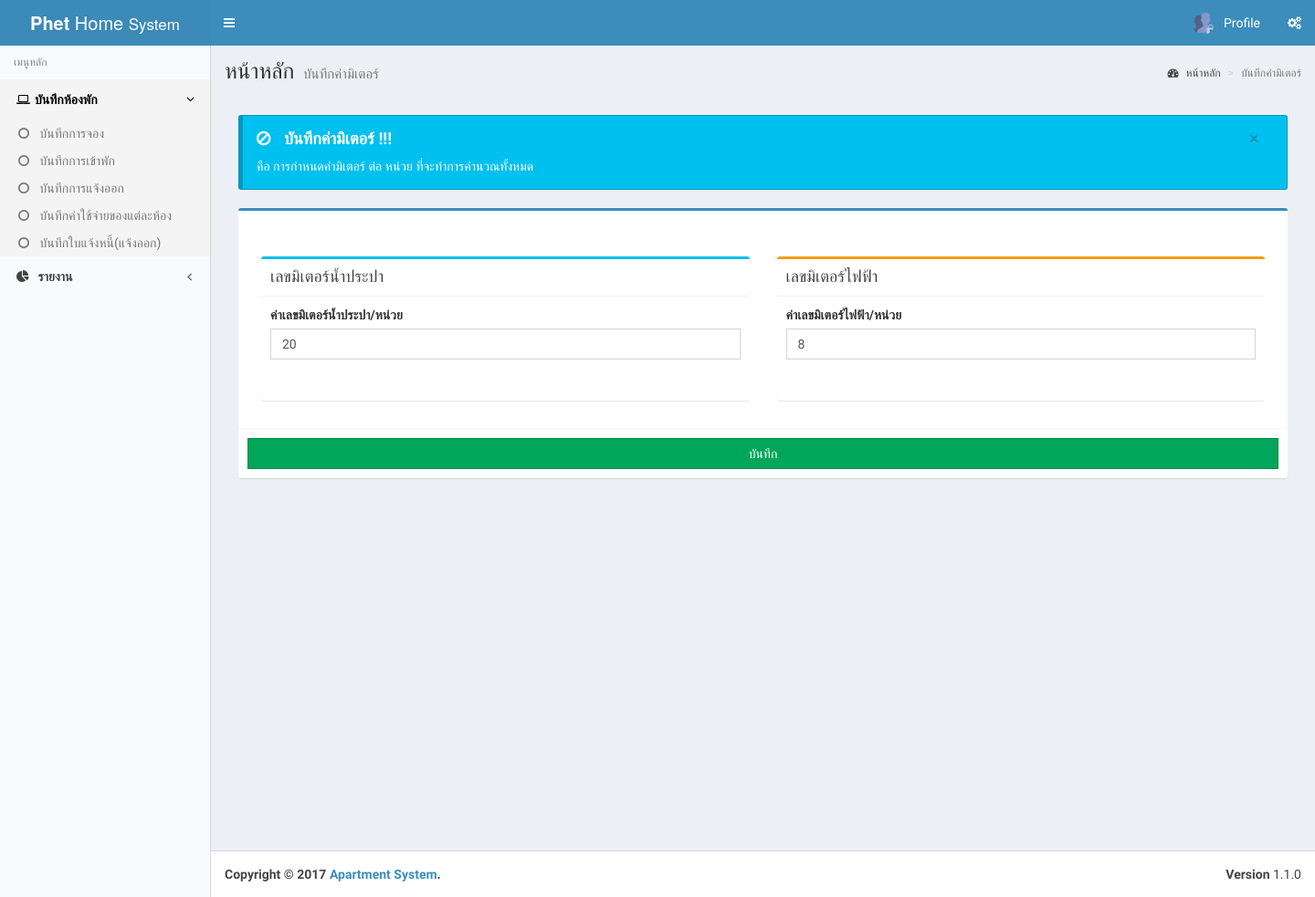
The app's page /CreateSupply.php (signed in), older data.
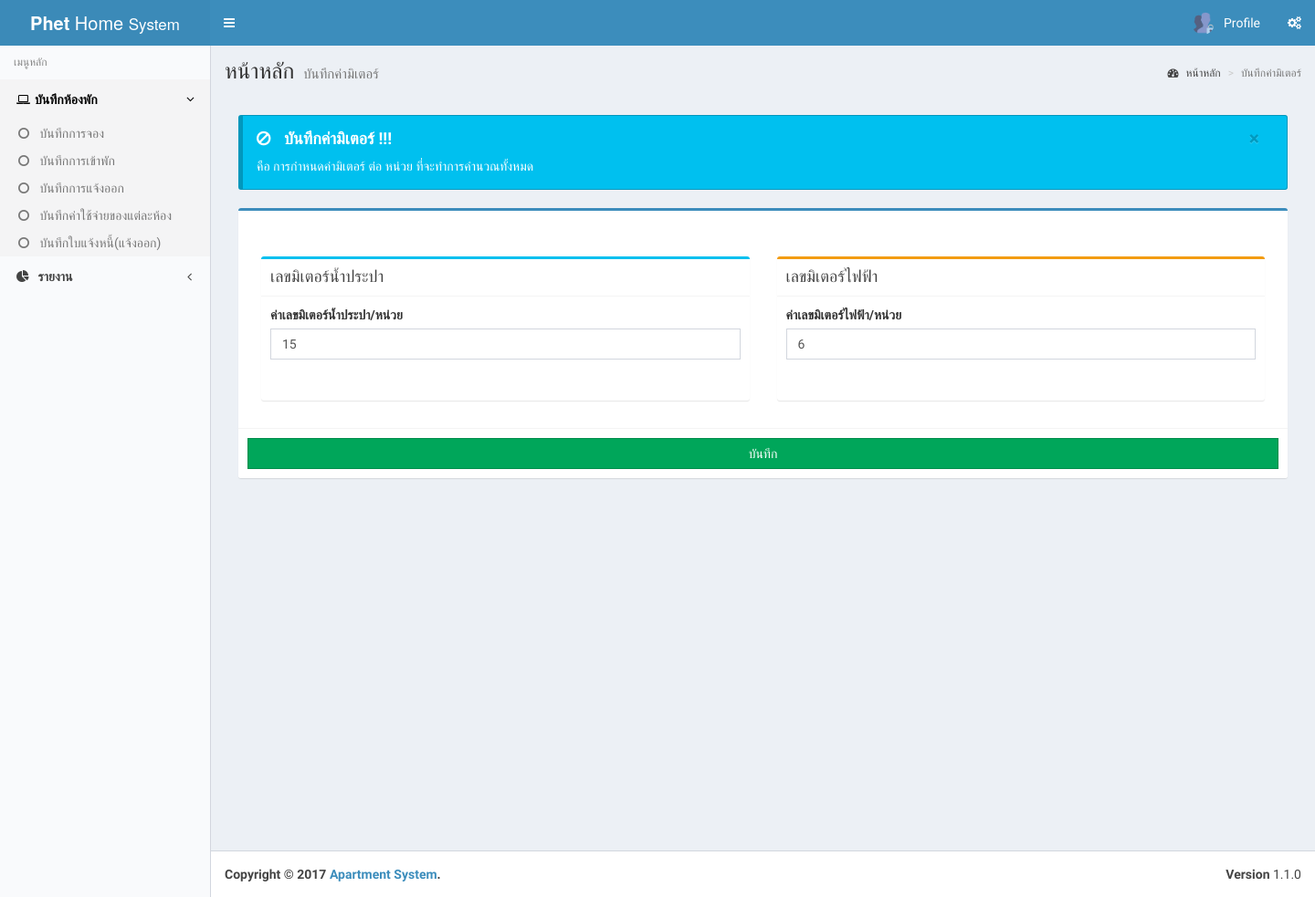
The same page, newer data.
### tables this page shows
CREATE TABLE `configobj` (
  `Id` int(11) NOT NULL,
  `Electricity` float NOT NULL,
  `Water` float NOT NULL,
  `Flag` tinyint(1) NOT NULL
);

### controllers/Configcharge.php (called while the page is built, shortened)
<?php
    class config{
        public $db;
		public function __construct(){
			$this->db = new mysqli(DB_SERVER, DB_USERNAME, DB_PASSWORD, DB_DATABASE);
		}
        public function Showdata (){
        $sql ="SELECT * FROM configobj";
        $result =$this->db->query($sql);
        $row = $result->fetch_object();
            return $row;
        }
 }
?>

### view/Page.php (called while the page is built, shortened)
<?php
class Page {
	function endBody() {
		$this->body = ob_get_clean();
	}
	function render($path) {
		include($path);
		return ob_get_clean();
	}
}

### view/Formconfigcharge.php (the view, shortened to what this page needs)
<div class="col-md-3">
</div>
 <?php
 echo "<br><div class='col-md-12'><div class='alert callout callout-info'>
                          <button type='button' class='close' data-dismiss='alert' aria-hidden='true'>&times;</button>
                          <h4><i class='icon fa fa-ban'></i> บันทึกค่ามิเตอร์ !!!</h4>
                          คือ การกำหนดค่ามิเตอร์ ต่อ หน่วย ที่จะทำการคำนวณทั้งหมด</div></div><br>";
                   require("controllers/Configcharge.php");
                   $ConfigC = new config();
                   $Detaildata = $ConfigC->Showdata();
                   if ($Detaildata == ""){
                     $water = null;
                      $eletric = null;
                   }else{
                      $water = $Detaildata->Water;
                   $eletric = $Detaildata->Electricity;
                   }
                  ?>
  <section class="content">
          <div class="row">
            <div class="col-md-12">
             <div class="box box-primary">
                <form action="" method="post">
                  <div class="box-body">
                  <br>
                  <br>
      <div class="col-md-6">
  <div class="box box-info">
                <div class="box-header with-border">
                  <h3 class="box-title">เลขมิเตอร์น้ำประปา</h3>
                </div>
                  <div class="box-body">
                    <div class="form-group">
                      <label for="exampleInputEmail1">ค่าเลขมิเตอร์น้ำประปา/หน่วย</label>
                      <input type="text" class="form-control" name="numwater"  value="<?php echo "$water" ?>" placeholder="ระบุตัวเลข" required>
                    </div>
                    <br>
                  </div>
              </div>
              </div>
              <div class="col-md-6">
  <div class="box box-warning ">
                <div class="box-header with-border">
                  <h3 class="box-title">เลขมิเตอร์ไฟฟ้า</h3>
                </div>
                  <div class="box-body">
                    <div class="form-group">
                      <label for="exampleInputEmail1">ค่าเลขมิเตอร์ไฟฟ้า/หน่วย</label>
                      <input type="text" class="form-control" name="numeletric"  value="<?php echo "$eletric" ?>"  placeholder="ระบุตัวเลข" required>
                    </div>
                    <br>
                  </div>
              </div>
              </div>
<br>
<br>
                  </div>
                  <div class="box-footer">
                  <center>
                   <button type="submit" name="submit" value="save"  class="btn btn-success btn-block btn-flat">บันทึก</button>
                    </center>
                  </div>
                </form>
              </div>
            </div>
            </section>

### CreateSupply.php (shortened to what this page needs)
<?php
require_once('View/Page.php');
$page = new Page;
$page->setTitle('CreateSupply');
$page->startBody();
?>
        <div class="content-wrapper">
          <section class="content-header">
            <h1>
              หน้าหลัก
              <small>บันทึกค่ามิเตอร์</small>
            </h1>
            <ol class="breadcrumb">
              <li><a href="#"><i class="fa fa-dashboard"></i> หน้าหลัก</a></li>
              <li class="active">บันทึกค่ามิเตอร์</li>
            </ol>
          </section>
          <section class="content">
          <?php
        require('view/Formconfigcharge.php');
          ?>
          </section>
        </div>
<?php
$page->endBody();
echo $page->render('view/template.php');
?>

### view/template.php (shortened to what this page needs)
<!DOCTYPE html>
<html lang="en">
<head>
    <?php  require('appstart/buldle.php') ;
    ?>
    </head>
 <?php  require('appstart/munu.php') ?>
<body class="skin-blue-light sidebar-mini">
      <div class="wrapper">
        <?php echo $this->body; ?>
        <footer class="main-footer">
          <div class="pull-right hidden-xs">
            <b>Version</b> 1.1.0
          </div>
          <strong>Copyright &copy; 2017 <a href="">Apartment System</a>.</strong>
        </footer>
      </div>
</body>
</html>

### AppStart/Buldle.php (shortened to what this page needs)
<link href="bootstrap/css/bootstrap.min.css" rel="stylesheet" type="text/css" />
<link href="https://maxcdn.bootstrapcdn.com/font-awesome/4.3.0/css/font-awesome.min.css" rel="stylesheet" type="text/css" />
<link href="dist/css/AdminLTE.min.css" rel="stylesheet" type="text/css" />
<link href="dist/css/skins/_all-skins.min.css" rel="stylesheet" type="text/css" />
<link href="plugins/iCheck/flat/blue.css" rel="stylesheet" type="text/css" />
<link href="plugins/morris/morris.css" rel="stylesheet" type="text/css" />
<link href="plugins/jvectormap/jquery-jvectormap-1.2.2.css" rel="stylesheet" type="text/css" />
<link href="plugins/datepicker/datepicker3.css" rel="stylesheet" type="text/css" />
<link href="plugins/datepicker/bootstrap-datepicker-1.6.4/css/bootstrap-datepicker.css" rel="stylesheet" type="text/css" />
<link href="plugins/daterangepicker/daterangepicker-bs3.css" rel="stylesheet" type="text/css" />
<link href="plugins/bootstrap-wysihtml5/bootstrap3-wysihtml5.min.css" rel="stylesheet" type="text/css" />
<link href="plugins/datatables/dataTables.bootstrap.css" rel="stylesheet" type="text/css" />

### AppStart/Munu.php (shortened to what this page needs)
<?php
require('appstart/buldle.php');
?>
<header class="main-header">
        <a href="BackEnd" class="logo">
          <span class="logo-lg"><b>Phet </b>Home <small>System</small></span>
        </a>
        <nav class="navbar navbar-static-top" role="navigation">
          <a href="#" class="sidebar-toggle" data-toggle="offcanvas" role="button">
          </a>
          <div class="navbar-custom-menu">
            <ul class="nav navbar-nav">
              <li class="dropdown user user-menu">
                 <a href="#" class="dropdown-toggle" data-toggle="dropdown">
                  <img src="dist/img//user.png" class="user-image" alt="User Image" />
                  <span class="hidden-xs">Profile</span>
                </a>
              </li>
              <li>
                <a href="#" data-toggle="control-sidebar"><i class="fa fa-gears"></i></a>
              </li>
            </ul>
          </div>
        </nav>
      </header>
      <aside class="main-sidebar">
        <section class="sidebar">
          <ul class="sidebar-menu">
            <li class="header">เมนูหลัก</li>
            <li class="active treeview">
              <a href="#"><i class="fa fa-laptop"></i><span>บันทึกห้องพัก</span><i class="fa fa-angle-left pull-right"></i></a>
              <ul class="treeview-menu">
                <li><a href="Booking"><i class="fa fa-circle-o"></i> บันทึกการจอง</a></li>
                <li><a href="Customer"><i class="fa fa-circle-o"></i> บันทึกการเข้าพัก</a></li>
                <li><a href="RoomStatusOut"><i class="fa fa-circle-o"></i> บันทึกการแจ้งออก</a></li>
                <li><a href="SupplyRoom"><i class="fa fa-circle-o"></i> บันทึกค่าใช้จ่ายของแต่ละห้อง</a></li>
                <li><a href="CreateBill_Otherexpen.php"><i class="fa fa-circle-o"></i> บันทึกใบแจ้งหนี้(แจ้งออก)</a></li>
              </ul>
            </li>
            <li class="treeview">
              <a href="#"><i class="fa fa-pie-chart"></i> <span>รายงาน</span><i class="fa fa-angle-left pull-right"></i></a>
            </li>
        </section>
      </aside>

Row changes from the older to the newer data that the page shows:
changed configobj: numwater "20" → "15"; numeletric "8" → "6"
